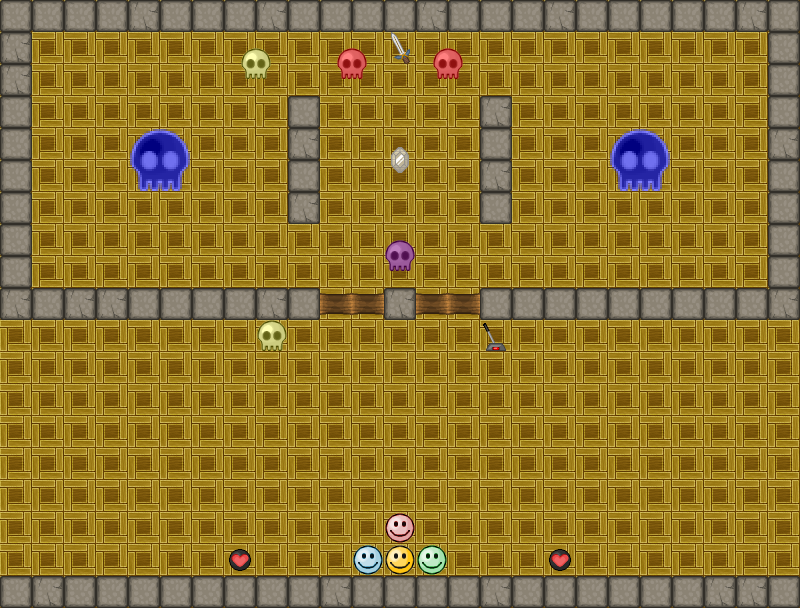

The image is a tile-based game level rendered from a .tmx file. Its description and source (layers, tilesets, objects; grid data summarised) follow:
An orthogonal 50x38 tile map with 16x16 px tiles, 2 tile layers (background, map), 2 tilesets and 4 objects.

<map version="1.0" orientation="orthogonal" renderorder="right-down" width="50" height="38" tilewidth="16" tileheight="16" nextobjectid="7">
 <properties>
  <property name="type" value="boss" />
 </properties>
 <tileset firstgid="1" name="Sprite" tilewidth="32" tileheight="32" tilecount="64" columns="8">
  <tileoffset x="0" y="16" />
  <image source="../../tileset/sprite.png" width="256" height="256" />
 </tileset>
 <tileset firstgid="65" name="Background" tilewidth="32" tileheight="32" tilecount="64" columns="8">
  <tileoffset x="0" y="16" />
  <image source="../../tileset/background.png" width="256" height="256" />
 </tileset>
 <layer name="background" width="50" height="38">
  <data>[1900 cells, 475 non-empty, 1 distinct tile ids]</data>
 </layer>
 <layer name="map" width="50" height="38">
  <data>[1900 cells, 121 non-empty, 18 distinct tile ids]</data>
 </layer>
 <objectgroup name="switches">
  <object id="1" x="494" y="328">
   <polyline points="-6,0 -37,-31 -72,-33 -132,-34 -169,-34" />
  </object>
 </objectgroup>
 <objectgroup name="paths">
  <object id="2" x="270" y="46">
   <polyline points="-20,13 265,11 266,201 -20,201" />
  </object>
  <object id="3" x="275" y="327">
   <polyline points="-8,1 247,2" />
  </object>
  <object id="6" x="392" y="248">
   <polyline points="0,0 64,-1 143,-2 337,-2 337,-98 337,-194 144,-191 0,-188 -144,-189 -336,-190 -335,-94 -334,-2 -142,-1 -82,0" />
  </object>
 </objectgroup>
</map>
